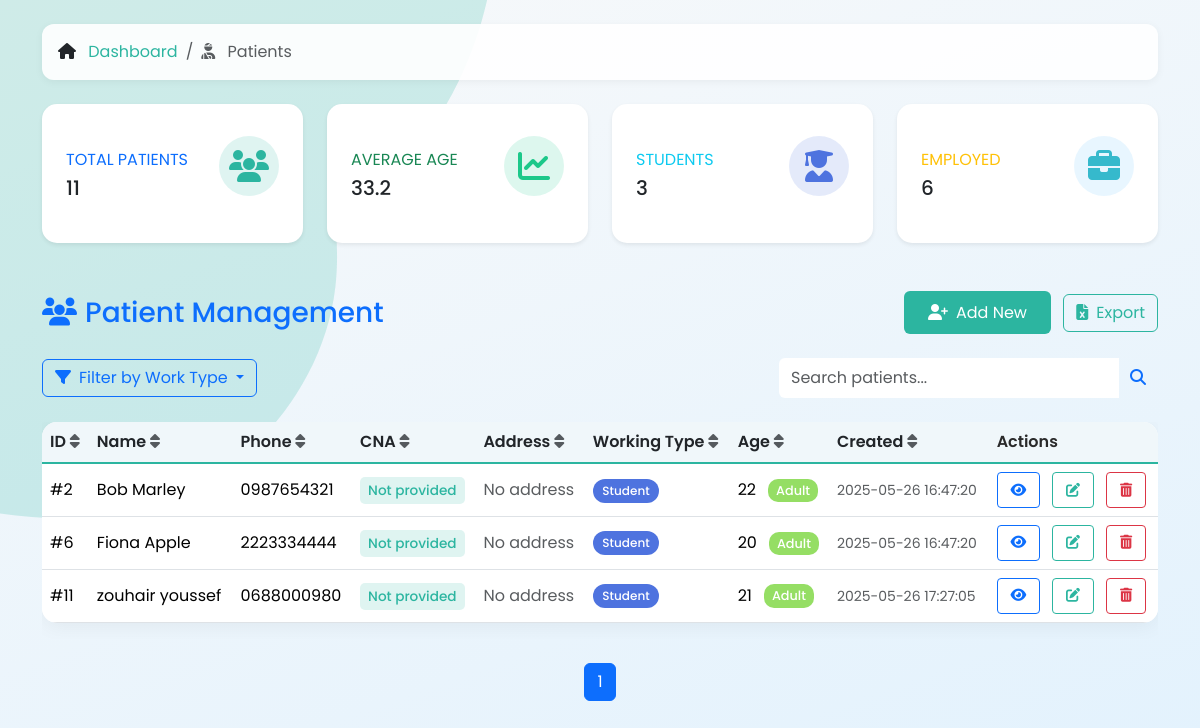
The app's page /patients.php?work_type=student, older data.
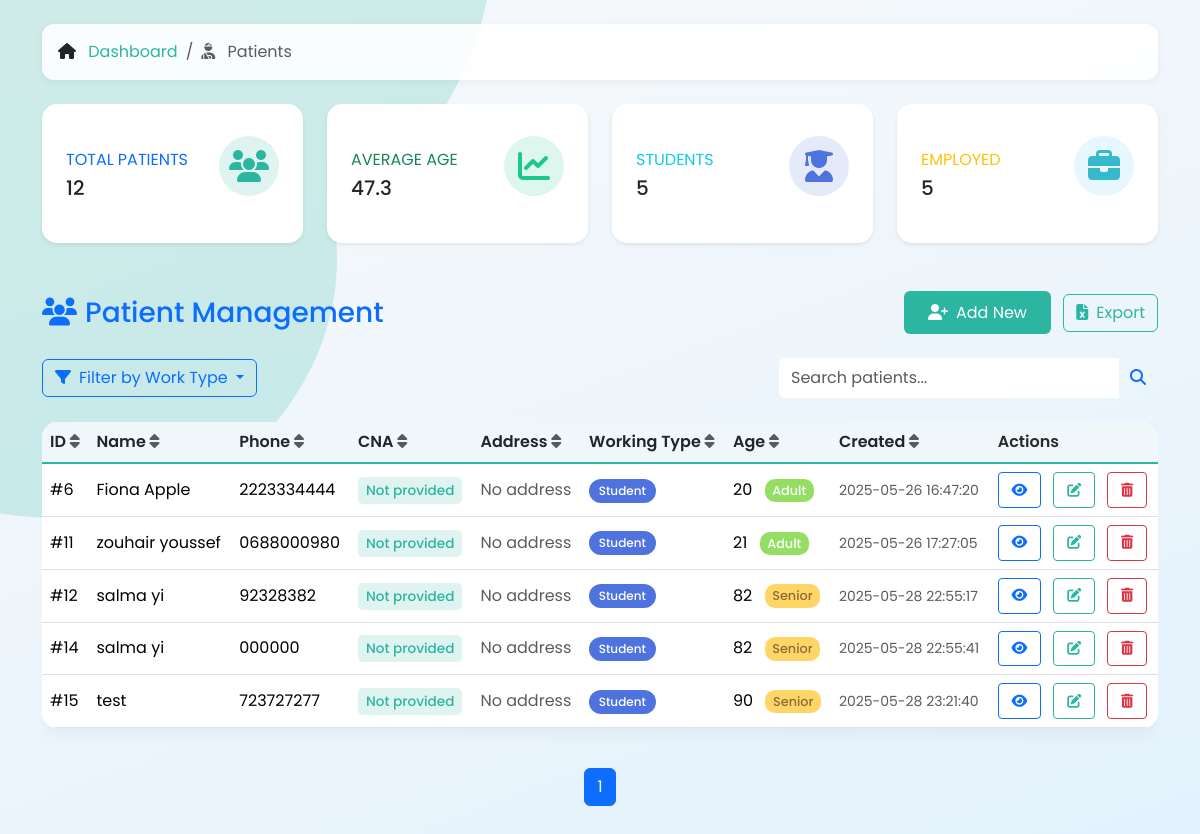
The same page, newer data.
### tables this page shows
CREATE TABLE `patients` (
  `id` int NOT NULL,
  `full_name` varchar(100) NOT NULL,
  `phone` varchar(20) NOT NULL,
  `working_type` enum('student','employed','self-employed','unemployed') NOT NULL,
  `created_at` datetime DEFAULT CURRENT_TIMESTAMP,
  `age` int NOT NULL
);

### patients.php (the view, shortened to what this page needs)
<?php
require_once 'config.php';
try {
    $pdo->query("ALTER TABLE patients
        ADD COLUMN IF NOT EXISTS address VARCHAR(255) DEFAULT NULL AFTER phone,
        ADD COLUMN IF NOT EXISTS cna VARCHAR(20) DEFAULT NULL AFTER address");
} catch (PDOException $e) {
    error_log("Error adding columns: " . $e->getMessage());
}
$search = $_GET['search'] ?? '';
$workTypeFilter = $_GET['work_type'] ?? '';
$sort = $_GET['sort'] ?? 'id';
$order = ($_GET['order'] ?? 'asc') === 'desc' ? 'desc' : 'asc';
$page = max((int)($_GET['page'] ?? 1), 1);
$limit = 5;
$offset = ($page - 1) * $limit;
$conditions = [];
$params = [];
if (!empty($workTypeFilter) && in_array($workTypeFilter, ['student', 'employed', 'self-employed', 'unemployed'])) {
    $conditions[] = "working_type = ?";
    $params[] = $workTypeFilter;
}
$whereClause = $conditions ? 'WHERE ' . implode(' AND ', $conditions) : '';
$countStmt = $pdo->prepare("SELECT COUNT(*) FROM patients $whereClause");
$countStmt->execute($params);
$totalRows = $countStmt->fetchColumn();
$totalPages = ceil($totalRows / $limit);
$sql = "SELECT * FROM patients $whereClause ORDER BY $sort $order LIMIT $limit OFFSET $offset";
$stmt = $pdo->prepare($sql);
$stmt->execute($params);
$patients = $stmt->fetchAll();
$summaryStmt = $pdo->query("
    SELECT
        COUNT(*) AS total_patients,
        AVG(age) AS average_age,
        SUM(CASE WHEN working_type = 'student' THEN 1 ELSE 0 END) AS students,
        SUM(CASE WHEN working_type = 'employed' THEN 1 ELSE 0 END) AS employed,
        SUM(CASE WHEN working_type = 'self-employed' THEN 1 ELSE 0 END) AS self_employed,
        SUM(CASE WHEN working_type = 'unemployed' THEN 1 ELSE 0 END) AS unemployed
    FROM patients
");
$summary = $summaryStmt->fetch(PDO::FETCH_ASSOC);
$averageAge = round($summary['average_age'], 1);
?>
<!DOCTYPE html>
<html lang="en">
<head>
    <link href="https://cdn.jsdelivr.net/npm/bootstrap@5.3.3/dist/css/bootstrap.min.css" rel="stylesheet">
    <link href="https://cdnjs.cloudflare.com/ajax/libs/font-awesome/6.5.0/css/all.min.css" rel="stylesheet">
</head>
<body class="p-4">
<link rel="stylesheet" href="https://cdnjs.cloudflare.com/ajax/libs/animate.css/4.1.1/animate.min.css" />
    <div class="container">
        <nav class="mb-4">
        <ol class="breadcrumb">
    <li class="breadcrumb-item">
        <i class="fas fa-home me-2"></i>
        <a href="dashboard.php">Dashboard</a>
    </li>
    <li class="breadcrumb-item active">
        <i class="fas fa-user-injured me-2"></i>
        Patients
    </li>
</ol>
        </nav>
        <div class="row mb-4">
            <div class="col-xl-3 col-md-6 mb-4">
                <div class="card summary-card border-left-primary shadow-sm h-100 py-2">
                    <div class="card-body">
                        <div class="row no-gutters align-items-center">
                            <div class="col mr-2">
                                <div class="text-xs font-weight-bold text-primary text-uppercase mb-1">
                                    Total Patients</div>
                                <div class="h5 mb-0 font-weight-bold text-gray-800"><?= $summary['total_patients'] ?></div>
                            </div>
                            <div class="col-auto">
                                <div class="card-icon bg-primary-light">
                                    <i class="fas fa-users fa-2x"></i>
                                </div>
                            </div>
                        </div>
                    </div>
                </div>
            </div>
            <div class="col-xl-3 col-md-6 mb-4">
                <div class="card summary-card border-left-success shadow-sm h-100 py-2">
                    <div class="card-body">
                        <div class="row no-gutters align-items-center">
                            <div class="col mr-2">
                                <div class="text-xs font-weight-bold text-success text-uppercase mb-1">
                                    Average Age</div>
                                <div class="h5 mb-0 font-weight-bold text-gray-800"><?= $averageAge ?></div>
                            </div>
                            <div class="col-auto">
                                <div class="card-icon bg-green-light">
                                    <i class="fas fa-chart-line fa-2x"></i>
                                </div>
                            </div>
                        </div>
                    </div>
                </div>
            </div>
            <div class="col-xl-3 col-md-6 mb-4">
                <div class="card summary-card border-left-info shadow-sm h-100 py-2">
                    <div class="card-body">
                        <div class="row no-gutters align-items-center">
                            <div class="col mr-2">
                                <div class="text-xs font-weight-bold text-info text-uppercase mb-1">
                                    Students</div>
                                <div class="h5 mb-0 font-weight-bold text-gray-800"><?= $summary['students'] ?></div>
                            </div>
                            <div class="col-auto">
                                <div class="card-icon bg-purple-light">
                                    <i class="fas fa-user-graduate fa-2x"></i>
                                </div>
                            </div>
                        </div>
                    </div>
                </div>
            </div>
            <div class="col-xl-3 col-md-6 mb-4">
                <div class="card summary-card border-left-warning shadow-sm h-100 py-2">
                    <div class="card-body">
                        <div class="row no-gutters align-items-center">
                            <div class="col mr-2">
                                <div class="text-xs font-weight-bold text-warning text-uppercase mb-1">
                                    Employed</div>
                                <div class="h5 mb-0 font-weight-bold text-gray-800"><?= $summary['employed'] + $summary['self_employed'] ?></div>
                            </div>
                            <div class="col-auto">
                                <div class="card-icon bg-blue-light">
                                    <i class="fas fa-briefcase fa-2x"></i>
                                </div>
                            </div>
                        </div>
                    </div>
                </div>
            </div>
        </div>
        <div class="d-flex justify-content-between align-items-center mb-4">
            <h3 class="mb-0 text-primary"><i class="fas fa-users me-2"></i>Patient Management</h3>
            <div>
                <button class="btn btn-success me-2" data-bs-toggle="modal" data-bs-target="#addPatientModal">
                    <i class="fas fa-user-plus me-2"></i>Add New
                </button>
                <a href="export_patients.php" class="btn btn-outline-secondary">
                    <i class="fas fa-file-excel me-2"></i>Export
                </a>
            </div>
        </div>
        <div class="d-flex justify-content-between align-items-center mb-4">
            <div class="btn-group">
                <button class="btn btn-outline-primary dropdown-toggle" type="button" data-bs-toggle="dropdown" aria-expanded="false">
                    <i class="fas fa-filter me-2"></i>Filter by Work Type
                </button>
            </div>
            <form method="get" class="d-flex">
                <div class="input-group">
                    <input type="text" name="search" value="<?= htmlspecialchars($search) ?>"
                           class="form-control border-0 py-2" placeholder="Search patients...">
                    <button class="btn btn-outline-primary border-0" type="submit">
                        <i class="fas fa-search"></i>
                    </button>
                </div>
            </form>
        </div>
        <div class="table-responsive">
            <table class="table table-hover align-middle">
                <thead class="table-light">
                    <tr>
                        <?php
                        $columns = ['id' => 'ID', 'full_name' => 'Name', 'phone' => 'Phone',
                                  'cna' => 'CNA', 'address' => 'Address', 'working_type' => 'Working Type',
                                  'age' => 'Age', 'created_at' => 'Created'];
                        foreach ($columns as $col => $label) {
                            $newOrder = ($sort === $col && $order === 'asc') ? 'desc' : 'asc';
                            echo "<th><a href=\"?search=$search&work_type=$workTypeFilter&sort=$col&order=$newOrder\" class=\"text-decoration-none text-dark\">$label <i class=\"fas fa-sort text-muted\"></i></a></th>";
                        }
                        ?>
                        <th>Actions</th>
                    </tr>
                </thead>
                <tbody>
                    <?php foreach ($patients as $patient):
                        $ageGroup = '';
                        $ageClass = '';
                        if ($patient['age'] < 13) {
                            $ageGroup = 'Child';
                            $ageClass = 'age-group-child';
                        } elseif ($patient['age'] >= 13 && $patient['age'] <= 19) {
                            $ageGroup = 'Teen';
                            $ageClass = 'age-group-teen';
                        } elseif ($patient['age'] >= 20 && $patient['age'] <= 59) {
                            $ageGroup = 'Adult';
                            $ageClass = 'age-group-adult';
                        } else {
                            $ageGroup = 'Senior';
                            $ageClass = 'age-group-senior';
                        }
                    ?>
                        <tr>
                            <td>#<?= $patient['id'] ?></td>
                            <td><?= htmlspecialchars($patient['full_name']) ?></td>
                            <td><?= htmlspecialchars($patient['phone']) ?></td>
                            <td>
                                <?php if (!empty($patient['cna'])): ?>
                                    <span class="cna-truncate" title="<?= htmlspecialchars($patient['cna']) ?>">
                                        <i class="fas fa-id-card id-card"></i>
                                        <?= htmlspecialchars($patient['cna']) ?>
                                    </span>
                                <?php else: ?>
                                    <span class="cna-badge">Not provided</span>
                                <?php endif; ?>
                            </td>
                            <td>
                                <?php if (!empty($patient['address'])): ?>
                                    <span class="address-truncate" title="<?= htmlspecialchars($patient['address']) ?>">
                                        <i class="fas fa-map-marker-alt map-marker"></i>
                                        <?= htmlspecialchars($patient['address']) ?>
                                    </span>
                                <?php else: ?>
                                    <span class="text-muted">No address</span>
                                <?php endif; ?>
                            </td>
                            <td>
                                <span class="badge badge-<?= str_replace(' ', '-', $patient['working_type']) ?>">
                                    <?= ucfirst($patient['working_type']) ?>
                                </span>
                            </td>
                            <td>
                                <?= $patient['age'] ?>
                                <span class="age-group ms-2 <?= $ageClass ?>"><?= $ageGroup ?></span>
                            </td>
                            <td><small class="text-muted"><?= $patient['created_at'] ?></small></td>
                            <td class="action-buttons">
                                <button class="btn btn-sm btn-outline-primary me-2 view-patient"
                                        data-id="<?= $patient['id'] ?>"
                                        data-bs-toggle="modal"
                                        data-bs-target="#viewPatientModal"
                                        title="View">
                                    <i class="fas fa-eye"></i>
                                </button>
                                <a href="edit_patient.php?id=<?= $patient['id'] ?>" class="btn btn-sm btn-outline-secondary me-2" title="Edit">
                                    <i class="fas fa-edit"></i>
                                </a>
                                <a href="delete_patient.php?id=<?= $patient['id'] ?>" class="btn btn-sm btn-outline-danger" title="Delete" >
                                    <i class="fas fa-trash-alt"></i>
                                </a>
                            </td>
                        </tr>
                    <?php endforeach ?>
                </tbody>
            </table>
        </div>
        <nav class="mt-4">
            <ul class="pagination justify-content-center">
                <?php for ($i = 1; $i <= $totalPages; $i++): ?>
                    <li class="page-item <?= $i == $page ? 'active' : '' ?>">
                        <a class="page-link"
                           href="?search=<?= $search ?>&work_type=<?= $workTypeFilter ?>&sort=<?= $sort ?>&order=<?= $order ?>&page=<?= $i ?>">
                           <?= $i ?>
                        </a>
                    </li>
                <?php endfor; ?>
            </ul>
        </nav>
    </div>
</body>
</html>

### patients.php (style rules this page uses)
:root { --primary: #2cb5a0; --secondary: #f0f7fa; --accent: #ff7f50; --student: #4e73df; --employed: #1cc88a; --self-employed: #36b9cc; --unemployed: #f6c23e; --child: #ff85c0; --teen: #69c0ff; --adult: #95de64; --senior: #ffd666; }
body { font-family: 'Poppins', sans-serif; background-size: cover; padding: 2rem; }
.breadcrumb { background: rgba(255,255,255,0.9); padding: 1rem; border-radius: 12px; box-shadow: 0 2px 8px rgba(0,0,0,0.05); }
.table { border-radius: 15px; overflow: hidden; box-shadow: 0 4px 20px rgba(0,0,0,0.05); background: white; }
.table thead th { background: var(--secondary); border-bottom: 2px solid var(--primary); font-weight: 600; color: #2a2a2a; }
.table-hover tbody tr { transition: all 0.2s ease; }
.btn-success { background: var(--primary); border: none; padding: 0.6rem 1.5rem; transition: all 0.2s ease; }
.btn-outline-secondary { border-color: var(--primary); color: var(--primary); }
.badge { padding: 0.5em 0.8em; border-radius: 20px; font-weight: 500; }
.badge-student { background-color: var(--student); color: white; }
.age-group { font-size: 0.8em; padding: 0.25em 0.6em; border-radius: 10px; font-weight: 500; }
.age-group-adult { background: var(--adult); color: white; }
.age-group-senior { background: var(--senior); color: #8a6d3b; }
.summary-card { border-radius: 15px; box-shadow: 0 4px 15px rgba(0,0,0,0.05); transition: all 0.3s ease; border: none; height: 100%; }
.summary-card .card-body { padding: 1.5rem; }
.card-icon { width: 60px; height: 60px; border-radius: 50%; display: flex; align-items: center; justify-content: center; margin: 0 auto 15px; }
.bg-primary-light { background-color: rgba(44, 181, 160, 0.15); color: var(--primary); }
.bg-purple-light { background-color: rgba(78, 115, 223, 0.15); color: var(--student); }
.bg-green-light { background-color: rgba(28, 200, 138, 0.15); color: var(--employed); }
.bg-blue-light { background-color: rgba(105, 192, 255, 0.15); color: var(--self-employed); }
.action-buttons .btn { padding: 0.4rem 0.8rem; }
.cna-badge { background: rgba(44, 181, 160, 0.15); color: var(--primary); border-radius: 5px; padding: 0.25rem 0.5rem; font-size: 0.85rem; font-weight: 500; }
.breadcrumb { background: rgba(255, 255, 255, 0.9); padding: 1rem; border-radius: 12px; box-shadow: 0 2px 8px rgba(0, 0, 0, 0.05); }
.breadcrumb-item a { color: #2cb5a0; text-decoration: none; transition: all 0.2s ease; }

Row changes from the older to the newer data that the page shows:
removed patients: id "2", full_name "Bob Marley", phone "0987654321", shows "Not provided", shows "No address", working_type "Student", age "22", age "Adult", created_at "2025-05-26 16:47:20"
added patients: id "12", full_name "salma yi", phone "92328382", shows "Not provided", shows "No address", working_type "Student", age "82", age "Senior", created_at "2025-05-28 22:55:17"
added patients: id "14", full_name "salma yi", phone "000000", shows "Not provided", shows "No address", working_type "Student", age "82", age "Senior", created_at "2025-05-28 22:55:41"
added patients: id "15", full_name "test", phone "723727277", shows "Not provided", shows "No address", working_type "Student", age "90", age "Senior", created_at "2025-05-28 23:21:40"
Text that changed along with them:
$summary['total_patients']: "11" → "12"
$averageAge: "33.2" → "47.3"
$summary['students']: "3" → "5"
$summary['employed'] + $summary['self_employed']: "6" → "5"
